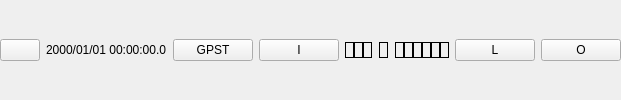
    <widget class="QWidget" name="panelTop" native="true">
     <property name="sizePolicy">
      <sizepolicy hsizetype="Preferred" vsizetype="Fixed">
       <horstretch>0</horstretch>
       <verstretch>0</verstretch>
      </sizepolicy>
     </property>
     <property name="toolTip">
      <string/>
     </property>
     <property name="text" stdset="0">
      <string/>
     </property>
     <layout class="QHBoxLayout" name="horizontalLayout_8">
      <property name="leftMargin">
       <number>0</number>
      </property>
      <property name="topMargin">
       <number>0</number>
      </property>
      <property name="rightMargin">
       <number>0</number>
      </property>
      <property name="bottomMargin">
       <number>0</number>
      </property>
      <item>
       <widget class="QPushButton" name="btnPanel">
        <property name="sizePolicy">
         <sizepolicy hsizetype="Fixed" vsizetype="Fixed">
          <horstretch>0</horstretch>
          <verstretch>0</verstretch>
         </sizepolicy>
        </property>
        <property name="toolTip">
         <string>Change the number of visible panels</string>
        </property>
        <property name="icon">
         <iconset resource="../icon/resources.qrc">
          <normaloff>:/buttons/square</normaloff>:/buttons/square</iconset>
        </property>
       </widget>
      </item>
      <item>
       <widget class="QLabel" name="lblTime">
        <property name="toolTip">
         <string>Server time</string>
        </property>
        <property name="text">
         <string>2000/01/01 00:00:00.0</string>
        </property>
       </widget>
      </item>
      <item>
       <widget class="QPushButton" name="btnTimeSys">
        <property name="toolTip">
         <string>Time system</string>
        </property>
        <property name="text">
         <string>GPST</string>
        </property>
       </widget>
      </item>
      <item>
       <spacer name="horizontalSpacer">
        <property name="orientation">
         <enum>Qt::Orientation::Horizontal</enum>
        </property>
        <property name="sizeHint" stdset="0">
         <size>
          <width>0</width>
          <height>0</height>
         </size>
        </property>
       </spacer>
      </item>
      <item>
       <widget class="QWidget" name="panelStream" native="true">
        <property name="text" stdset="0">
         <string/>
        </property>
        <layout class="QHBoxLayout" name="horizontalLayout_7">
         <property name="leftMargin">
          <number>0</number>
         </property>
         <property name="topMargin">
          <number>0</number>
         </property>
         <property name="rightMargin">
          <number>0</number>
         </property>
         <property name="bottomMargin">
          <number>0</number>
         </property>
         <item>
          <widget class="QPushButton" name="btnInputStream">
           <property name="sizePolicy">
            <sizepolicy hsizetype="Fixed" vsizetype="Fixed">
             <horstretch>0</horstretch>
             <verstretch>0</verstretch>
            </sizepolicy>
           </property>
           <property name="toolTip">
            <string>Define input streams</string>
           </property>
           <property name="text">
            <string>I</string>
           </property>
          </widget>
         </item>
         <item>
          <widget class="QWidget" name="widget" native="true">
           <layout class="QHBoxLayout" name="horizontalLayout_10">
            <property name="spacing">
             <number>0</number>
            </property>
            <property name="leftMargin">
             <number>0</number>
            </property>
            <property name="topMargin">
             <number>0</number>
            </property>
            <property name="rightMargin">
             <number>0</number>
            </property>
            <property name="bottomMargin">
             <number>0</number>
            </property>
            <item>
             <widget class="QLabel" name="lblStream1">
              <property name="sizePolicy">
               <sizepolicy hsizetype="Preferred" vsizetype="Fixed">
                <horstretch>0</horstretch>
                <verstretch>0</verstretch>
               </sizepolicy>
              </property>
              <property name="toolTip">
               <string>Rover input stream</string>
              </property>
              <property name="frameShape">
               <enum>QFrame::Shape::Box</enum>
              </property>
             </widget>
            </item>
            <item>
             <widget class="QLabel" name="lblStream2">
              <property name="sizePolicy">
               <sizepolicy hsizetype="Preferred" vsizetype="Fixed">
                <horstretch>0</horstretch>
                <verstretch>0</verstretch>
               </sizepolicy>
              </property>
              <property name="toolTip">
               <string>Base station input stream</string>
              </property>
              <property name="frameShape">
               <enum>QFrame::Shape::Box</enum>
              </property>
             </widget>
            </item>
            <item>
             <widget class="QLabel" name="lblStream3">
              <property name="sizePolicy">
               <sizepolicy hsizetype="Preferred" vsizetype="Fixed">
                <horstretch>0</horstretch>
                <verstretch>0</verstretch>
               </sizepolicy>
              </property>
              <property name="toolTip">
               <string>Correction data input stream</string>
              </property>
              <property name="frameShape">
               <enum>QFrame::Shape::Box</enum>
              </property>
             </widget>
            </item>
            <item>
             <widget class="QLabel" name="lblImage1">
              <property name="sizePolicy">
               <sizepolicy hsizetype="Fixed" vsizetype="Ignored">
                <horstretch>0</horstretch>
                <verstretch>0</verstretch>
               </sizepolicy>
              </property>
              <property name="pixmap">
               <pixmap resource="../icon/resources.qrc">:/buttons/rarrow</pixmap>
              </property>
             </widget>
            </item>
            <item>
             <widget class="QLabel" name="lblServer">
              <property name="sizePolicy">
               <sizepolicy hsizetype="Preferred" vsizetype="Fixed">
                <horstretch>0</horstretch>
                <verstretch>0</verstretch>
               </sizepolicy>
              </property>
              <property name="toolTip">
               <string>RTK Server</string>
              </property>
              <property name="frameShape">
               <enum>QFrame::Shape::Box</enum>
              </property>
             </widget>
            </item>
            <item>
             <widget class="QLabel" name="lblImage2">
              <property name="sizePolicy">
               <sizepolicy hsizetype="Fixed" vsizetype="Ignored">
                <horstretch>0</horstretch>
                <verstretch>0</verstretch>
               </sizepolicy>
              </property>
              <property name="pixmap">
               <pixmap resource="../icon/resources.qrc">:/buttons/rarrow</pixmap>
              </property>
             </widget>
            </item>
            <item>
             <widget class="QLabel" name="lblStream4">
              <property name="sizePolicy">
               <sizepolicy hsizetype="Preferred" vsizetype="Fixed">
                <horstretch>0</horstretch>
                <verstretch>0</verstretch>
               </sizepolicy>
              </property>
              <property name="toolTip">
               <string>Log stream rover</string>
              </property>
              <property name="frameShape">
               <enum>QFrame::Shape::Box</enum>
              </property>
             </widget>
            </item>
            <item>
             <widget class="QLabel" name="lblStream5">
              <property name="sizePolicy">
               <sizepolicy hsizetype="Preferred" vsizetype="Fixed">
                <horstretch>0</horstretch>
                <verstretch>0</verstretch>
               </sizepolicy>
              </property>
              <property name="toolTip">
               <string>Log stream base station</string>
              </property>
              <property name="frameShape">
               <enum>QFrame::Shape::Box</enum>
              </property>
             </widget>
            </item>
            <item>
             <widget class="QLabel" name="lblStream6">
              <property name="sizePolicy">
               <sizepolicy hsizetype="Preferred" vsizetype="Fixed">
                <horstretch>0</horstretch>
                <verstretch>0</verstretch>
               </sizepolicy>
              </property>
              <property name="toolTip">
               <string>Log stream corrections</string>
              </property>
              <property name="frameShape">
               <enum>QFrame::Shape::Box</enum>
              </property>
             </widget>
            </item>
            <item>
             <widget class="QWidget" name="widget_2" native="true"/>
            </item>
            <item>
             <widget class="QLabel" name="lblStream7">
              <property name="sizePolicy">
               <sizepolicy hsizetype="Preferred" vsizetype="Fixed">
                <horstretch>0</horstretch>
                <verstretch>0</verstretch>
               </sizepolicy>
              </property>
              <property name="toolTip">
               <string>Solution stream 1</string>
              </property>
              <property name="frameShape">
               <enum>QFrame::Shape::Box</enum>
              </property>
             </widget>
            </item>
            <item>
             <widget class="QLabel" name="lblStream8">
              <property name="sizePolicy">
               <sizepolicy hsizetype="Preferred" vsizetype="Fixed">
                <horstretch>0</horstretch>
                <verstretch>0</verstretch>
               </sizepolicy>
              </property>
              <property name="toolTip">
               <string>Solution stream 2</string>
              </property>
              <property name="frameShape">
               <enum>QFrame::Shape::Box</enum>
              </property>
             </widget>
            </item>
            <item>
             <widget class="QLabel" name="lblStream9">
              <property name="sizePolicy">
               <sizepolicy hsizetype="Preferred" vsizetype="Fixed">
                <horstretch>0</horstretch>
                <verstretch>0</verstretch>
               </sizepolicy>
              </property>
              <property name="toolTip">
               <string>Solution stream 3</string>
              </property>
              <property name="frameShape">
               <enum>QFrame::Shape::Box</enum>
              </property>
             </widget>
            </item>
           </layout>
          </widget>
         </item>
         <item>
          <widget class="QPushButton" name="btnLogStream">
           <property name="sizePolicy">
            <sizepolicy hsizetype="Fixed" vsizetype="Fixed">
             <horstretch>0</horstretch>
             <verstretch>0</verstretch>
            </sizepolicy>
           </property>
           <property name="toolTip">
            <string>Define log streams</string>
           </property>
           <property name="text">
            <string>L</string>
           </property>
          </widget>
         </item>
         <item>
          <widget class="QPushButton" name="btnOutputStream">
           <property name="sizePolicy">
            <sizepolicy hsizetype="Fixed" vsizetype="Fixed">
             <horstretch>0</horstretch>
             <verstretch>0</verstretch>
            </sizepolicy>
           </property>
           <property name="toolTip">
            <string>Define output streams</string>
           </property>
           <property name="text">
            <string>O</string>
           </property>
          </widget>
         </item>
        </layout>
       </widget>
      </item>
     </layout>
    </widget>
